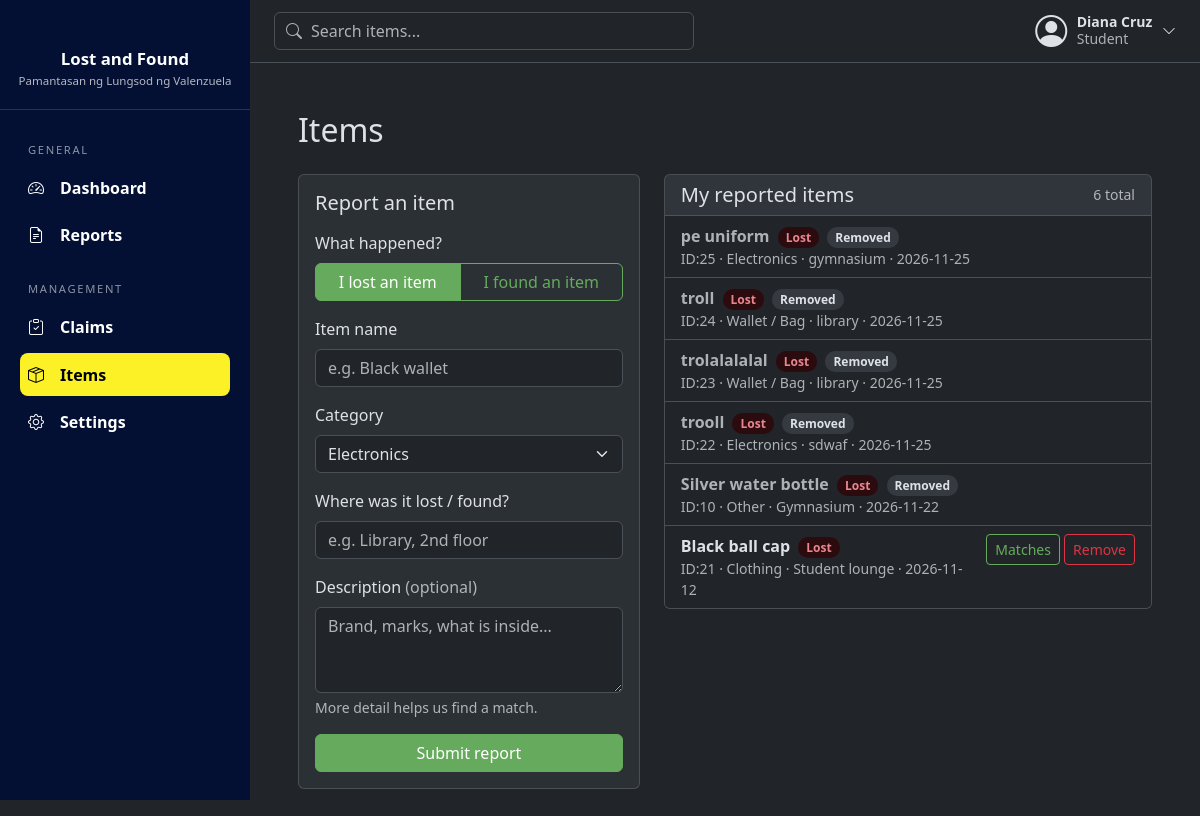
Page /items (signed in) on the committed database.
### tables this page shows
CREATE TABLE users (
            id INTEGER PRIMARY KEY AUTOINCREMENT,
            full_name TEXT NOT NULL,
            email TEXT NOT NULL UNIQUE,
            password TEXT NOT NULL,
            role TEXT NOT NULL DEFAULT 'Student'
                CHECK(role IN ('Student', 'Faculty', 'Admin'))
        , is_active INTEGER NOT NULL DEFAULT 1);

CREATE TABLE items (
            item_id INTEGER PRIMARY KEY AUTOINCREMENT,
            user_id INTEGER NOT NULL,
            name TEXT NOT NULL,
            category TEXT NOT NULL,
            description TEXT,
            location TEXT NOT NULL,
            item_status TEXT NOT NULL
                CHECK(item_status IN ('Lost', 'Found')),
            status TEXT NOT NULL DEFAULT 'Active'
                CHECK(status IN ('Active', 'Claimed', 'Returned', 'Removed')),
            date_reported DATE NOT NULL DEFAULT CURRENT_DATE,

            FOREIGN KEY (user_id) REFERENCES users (id)
        );

### routes/user_routes.py (the view, shortened to what this page needs)
@bp.route("/items", methods=["GET", "POST"])
@login_required
def items():
    errors = {}
    return render_template("user/items.html", categories=CATEGORIES, form=request.form,
                           errors=errors, my_items=item_model.by_user(session["user_id"]))

### database/connection.py (called while the page is built)
def get_db():
    if "db" not in g:
        g.db = sqlite3.connect(current_app.config["DATABASE"])
        g.db.row_factory = sqlite3.Row
        g.db.execute("PRAGMA foreign_keys = ON")
    return g.db

### models/item_model.py (called while the page is built)
def by_user(user_id):
    return get_db().execute(
        "SELECT * FROM items WHERE user_id = ? ORDER BY date_reported DESC, item_id DESC", (user_id,)
    ).fetchall()

### models/user_model.py (called while the page is built)
def get_by_id(user_id):
    return get_db().execute("SELECT * FROM users WHERE id = ?", (user_id,)).fetchone()

### routes/utils.py (called while the page is built)
def login_required(view):
    @wraps(view)
    def wrapped(*args, **kwargs):
        if "user_id" not in session:
            flash("Please log in first.", "warning")
            return redirect(url_for("auth.login"))
        user = user_model.get_by_id(session["user_id"])
        if user is None or not user["is_active"]:
            session.clear()
            flash("Your account is no longer active. Please contact an administrator.", "warning")
            return redirect(url_for("auth.login"))
        return view(*args, **kwargs)
    return wrapped

### templates/user/items.html (shortened to what this page needs)
{% extends "base.html" %}
{% block content %}
<h2 class="mb-4">Items</h2>
<div class="row g-4">
  <div class="col-xl-5">
    <div class="card">
      <div class="card-body">
        <h5 class="card-title mb-3">Report an item</h5>
        <form method="post" novalidate>
          <div class="mb-3">
            <label class="form-label d-block">What happened?</label>
            <div class="btn-group w-100" role="group">
              {% for t in ['Lost', 'Found'] %}
              <label class="btn btn-outline-primary" for="type_{{ t }}">I {{ t|lower }} an item</label>
              {% endfor %}
            </div>
          </div>
          <div class="mb-3">
            <label class="form-label" for="name">Item name</label>
            <input class="form-control {{ 'is-invalid' if errors.name }}" id="name" name="name" maxlength="100"
                   placeholder="e.g. Black wallet" value="{{ form.get('name', '') }}">
          </div>
          <div class="row">
            <div class="mb-3">
              <label class="form-label" for="category">Category</label>
              <select class="form-select {{ 'is-invalid' if errors.category }}" id="category" name="category">
                {% for c in categories %}
                <option {{ 'selected' if form.get('category') == c }}>{{ c }}</option>
                {% endfor %}
              </select>
            </div>
          </div>
          <div class="mb-3">
            <label class="form-label" for="location">Where was it lost / found?</label>
            <input class="form-control {{ 'is-invalid' if errors.location }}" id="location" name="location"
                   maxlength="100" placeholder="e.g. Library, 2nd floor" value="{{ form.get('location', '') }}">
          </div>
          <div class="mb-3">
            <label class="form-label" for="description">Description <span class="text-body-secondary">(optional)</span></label>
            <textarea class="form-control {{ 'is-invalid' if errors.description }}" id="description" name="description"
                      rows="3" maxlength="500" placeholder="Brand, marks, what is inside...">{{ form.get('description', '') }}</textarea>
            <div class="form-text">More detail helps us find a match.</div>
          </div>
          <button class="btn btn-primary w-100">Submit report</button>
        </form>
      </div>
    </div>
  </div>
  <div class="col-xl-7">
    <div class="card">
      <div class="card-header d-flex justify-content-between align-items-center">
        <h5 class="mb-0">My reported items</h5>
        <span class="text-body-secondary small">{{ my_items|length }} total</span>
      </div>
      {% if my_items %}
      <ul class="list-group list-group-flush">
        {% for item in my_items %}
        <li class="list-group-item d-flex justify-content-between align-items-start gap-3
                   {{ 'text-body-secondary' if item['status'] != 'Active' }}">
          <div>
            <div class="fw-semibold">
              {{ item["name"] }}
              <span class="dash-badge ms-1 {{ item['item_status'] }}">{{ item["item_status"] }}</span>
              {% if item["status"] != "Active" %}<span class="dash-badge ms-1">{{ item["status"] }}</span>{% endif %}
            </div>
            <div class="small text-body-secondary">
              ID:{{ item["item_id"] }} &middot; {{ item["category"] }} &middot; {{ item["location"] }} &middot; {{ item["date_reported"] }}
            </div>
          </div>
          {% if item["status"] == "Active" %}
          <div class="text-nowrap">
            <a class="btn btn-sm btn-outline-primary" href="{{ url_for('user.item_matches', item_id=item['item_id']) }}">Matches</a>
            <form method="post" action="{{ url_for('user.remove_item', item_id=item['item_id']) }}" class="d-inline"
                  onsubmit="return confirm('Remove this report? It will no longer be matched.');">
              <button class="btn btn-sm btn-outline-danger">Remove</button>
            </form>
          </div>
          {% endif %}
        </li>
        {% endfor %}
      </ul>
      {% else %}
      <div class="card-body">
        <p class="dash-empty mb-0">You haven't reported any items yet.</p>
      </div>
      {% endif %}
    </div>
  </div>
</div>
{% endblock %}

### templates/base.html (shortened to what this page needs)
<!doctype html>
<html lang="en" data-bs-theme="dark">
<head>
  <link href="https://cdn.jsdelivr.net/npm/bootstrap@5.3.3/dist/css/bootstrap.min.css" rel="stylesheet">
  <link href="https://cdn.jsdelivr.net/npm/bootstrap-icons@1.11.3/font/bootstrap-icons.min.css" rel="stylesheet">
  <link href="{{ url_for('static', filename='css/style.css') }}" rel="stylesheet">
</head>
<body>
{% block body %}
<div class="app-shell d-flex">
    <aside class="sidebar offcanvas-md offcanvas-start" id="sidebar" tabindex="-1">
    <div class="sidebar-brand">
      <div class="sidebar-title">Lost and Found</div>
      <div class="sidebar-subtitle">Pamantasan ng Lungsod ng Valenzuela</div>
    </div>
    <nav class="sidebar-nav">
      {% if session.role == 'Admin' %}
        {% include "partials/sidebar_admin.html" %}
      {% else %}
        {% include "partials/sidebar_user.html" %}
      {% endif %}
    </nav>
  </aside>
  <div class="main-col flex-grow-1">
    <header class="topbar d-flex align-items-center justify-content-between gap-3">
      <form class="topbar-search" action="{{ url_for('shared.reports') }}" method="get" role="search">
        <input class="form-control" type="search" name="q" maxlength="100" placeholder="Search items..."
               value="{{ request.args.get('q', '') if request.endpoint == 'shared.reports' }}">
      </form>
      <div class="dropdown">
        <button class="user-menu-btn" type="button" data-bs-toggle="dropdown" aria-expanded="false">
          <i class="bi bi-person-circle fs-2"></i>
          <span class="d-none d-sm-block">
            <span class="d-block fw-semibold small">{{ session.full_name }}</span>
            <span class="d-block small text-body-secondary">{{ session.role }}</span>
          </span>
          <i class="bi bi-chevron-down small"></i>
        </button>
      </div>
    </header>
    <main class="p-3 p-md-5">
      {% block content %}{% endblock %}
    </main>
  </div>
</div>
{% endblock %}
</body>
</html>

### static/css/style.css (style rules this page uses)
.app-shell { min-height: 100vh; }
.app-shell > .main-col { min-width: 0; }
.card { background: var(--bs-tertiary-bg); }
.btn-primary { --bs-btn-color: #ffffff; --bs-btn-bg: #66ab5d; --bs-btn-border-color: #66ab5d; --bs-btn-hover-color: #ffffff; --bs-btn-hover-bg: #5a9a52; --bs-btn-hover-border-color: #5a9a52; --bs-btn-active-color: #ffffff; --bs-btn-active-bg: #4f8948; --bs-btn-active-border-color: #4f8948; --bs-btn-focus-shadow-rgb: 102, 171, 93; --bs-btn-disabled-color: #ffffff; --bs-btn-disabled-bg: #66ab5d; --bs-btn-disabled-border-color: #66ab5d; }
.btn-outline-primary { --bs-btn-color: #66AB5D; --bs-btn-border-color: #66AB5D; --bs-btn-hover-color: #fff; --bs-btn-hover-bg: #66AB5D; --bs-btn-hover-border-color: #66AB5D; --bs-btn-active-color: #fff; --bs-btn-active-bg: #66AB5D; --bs-btn-active-border-color: #66AB5D; --bs-btn-focus-shadow-rgb: 102, 171, 93; }
.sidebar { --bs-offcanvas-width: 250px; width: 250px; min-width: 250px; color: #fff; overflow-y: auto; }
.sidebar { background: #031033 !important; }
@media (min-width: 768px) { .sidebar { position: sticky; top: 0; height: 100vh; align-self: flex-start; } }
.sidebar-brand { padding: 2rem 1rem 1.25rem; text-align: center; border-bottom: 1px solid rgba(255, 255, 255, 0.15); }
.sidebar-title { margin-top: 0.9rem; font-size: 1.05rem; font-weight: 600; }
.sidebar-subtitle { font-size: 0.72rem; color: rgba(255, 255, 255, 0.7); }
.sidebar-nav { padding: 0.5rem 1.25rem 1.5rem; }
.topbar { position: sticky; top: 0; z-index: 1020; padding: 0.75rem 1.5rem; background: var(--bs-body-bg); border-bottom: 1px solid var(--bs-border-color); }
.topbar-search { position: relative; flex: 1; max-width: 420px; }
.topbar-search input { padding-left: 2.25rem; }
.user-menu-btn { display: flex; align-items: center; gap: 0.6rem; padding: 0; border: 0; background: none; color: var(--bs-body-color); text-align: left; line-height: 1.2; }
.dash-badge { padding: 2px 8px; border-radius: 10px; font-size: 12px; background: var(--bs-secondary-bg); color: var(--bs-body-color); }
.dash-badge.Lost, .dash-badge.Rejected { background: var(--bs-danger-bg-subtle); color: var(--bs-danger-text-emphasis); }

### rows in the picture
users: full_name "Diana Cruz", role "Student"
items: name "pe uniform", item_status "Lost", status "Removed", item_id "25", category "Electronics", location "gymnasium", date_reported "2026-11-25"
items: name "troll", item_status "Lost", status "Removed", item_id "24", category "Wallet / Bag", location "library", date_reported "2026-11-25"
items: name "trolalalalal", item_status "Lost", status "Removed", item_id "23", category "Wallet / Bag", location "library", date_reported "2026-11-25"
items: name "trooll", item_status "Lost", status "Removed", item_id "22", category "Electronics", location "sdwaf", date_reported "2026-11-25"
items: name "Silver water bottle", item_status "Lost", status "Removed", item_id "10", category "Other", location "Gymnasium", date_reported "2026-11-22"
items: name "Black ball cap", item_status "Lost", item_id "21", category "Clothing", location "Student lounge", date_reported "2026-11-12"

### other values in the picture
{{ t|lower }} "lost" "found"
{{ my_items|length }} "6"
form field category "Electronics"
